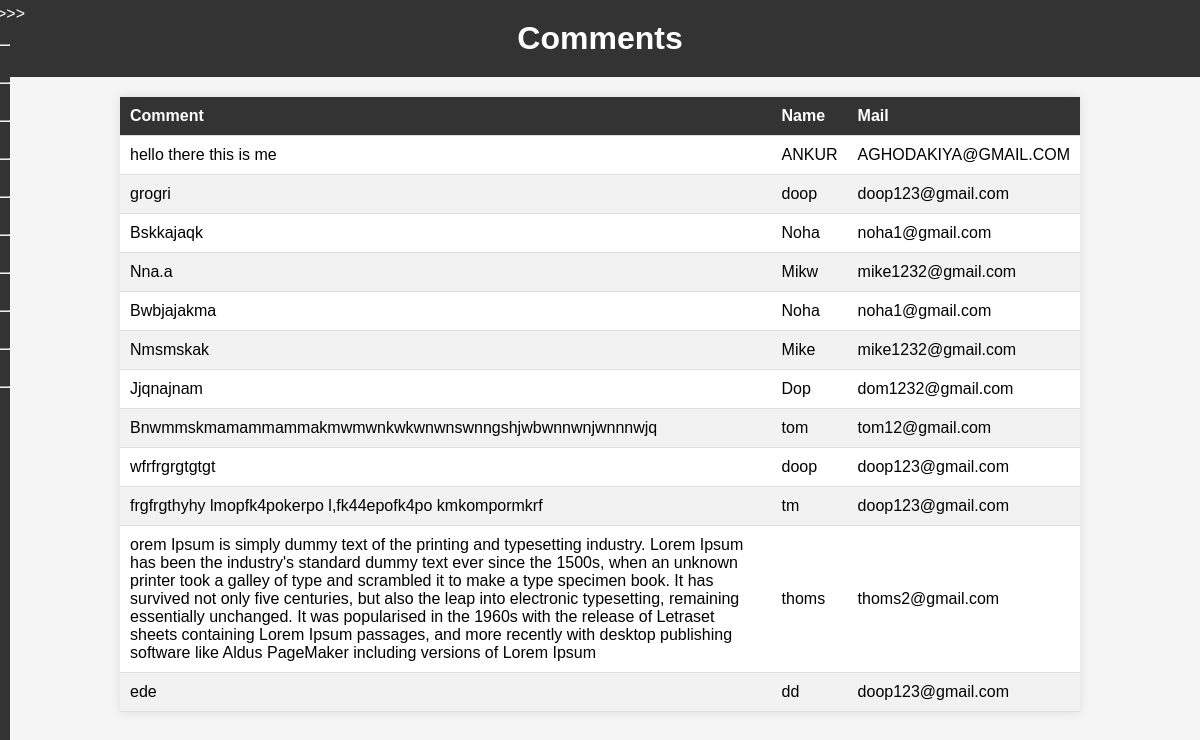
The page /comments on the database its author committed.
### app.py (models this page shows)
class Comment(db.Model):
    Id = db.Column(db.Integer, primary_key=True, unique=True, autoincrement=True)
    Comment = db.Column(db.String(255), nullable=False)
    Name = db.Column(db.String(255), nullable=False)
    Mail = db.Column(db.String(255), nullable=False)
    IsApproved = db.Column(db.Boolean, default=False)
    IsDeleted = db.Column(db.Boolean, default=False)
    Page = db.Column(db.String(255))  # Add this field

### app.py (the view)
@app.route("/comments")
def comments():
    comments = Comment.query.all()  # Query all comments from the Comment table
    return render_template("cmt_database.html", comments=comments)

### app.py (called while the page is built, shortened)
@login_manager.request_loader
def load_user_from_request(request):
    print("Trying to load user from request...")
    token = request.headers.get("Authorization")
    return None

### templates/cmt_database.html (shortened to what this page needs)
<!DOCTYPE html>
<html lang="en">
<head>
</head>
<body>
    {% include 'dashboard.html' %}
    <h1>Comments</h1>
    <table>
        <thead>
            <tr>
                <th>Comment</th>
                <th>Name</th>
                <th>Mail</th>
            </tr>
        </thead>
        <tbody>
            {% for comment in comments %}
                <tr>
                    <td>{{ comment.Comment }}</td>
                    <td>{{ comment.Name }}</td>
                    <td>{{ comment.Mail }}</td>
                </tr>
            {% endfor %}
        </tbody>
    </table>
</body>
</html>

### templates/cmt_database.html (style rules this page uses)
body { font-family: Arial, sans-serif; background-color: #f5f5f5; margin: 0; padding: 0; }
h1 { background-color: #333; color: #fff; text-align: center; padding: 20px 0; margin: 0; }
table { width: 80%; margin: 20px auto; border-collapse: collapse; background-color: #fff; box-shadow: 0 0 10px rgba(0, 0, 0, 0.1); }
th, td { padding: 10px; text-align: left; border-bottom: 1px solid #ddd; }
thead { background-color: #333; color: #fff; }
tr:nth-child(even) { background-color: #f2f2f2; }

### rows shown on the page
Comment: Comment "hello there this is me", Name "ANKUR", Mail "AGHODAKIYA@GMAIL.COM"
Comment: Comment "grogri", Name "doop", Mail "doop123@gmail.com"
Comment: Comment "Bskkajaqk", Name "Noha", Mail "noha1@gmail.com"
Comment: Comment "Nna.a", Name "Mikw", Mail "mike1232@gmail.com"
Comment: Comment "Bwbjajakma", Name "Noha", Mail "noha1@gmail.com"
Comment: Comment "Nmsmskak", Name "Mike", Mail "mike1232@gmail.com"
Comment: Comment "Jjqnajnam", Name "Dop", Mail "dom1232@gmail.com"
Comment: Comment "Bnwmmskmamammammakmwmwnkwkwnwnswnngshjwbwnnwnjwnnnwjq", Name "tom", Mail "tom12@gmail.com"
Comment: Comment "wfrfrgrgtgtgt", Name "doop", Mail "doop123@gmail.com"
Comment: Comment "frgfrgthyhy lmopfk4pokerpo l,fk44epofk4po kmkompormkrf", Name "tm", Mail "doop123@gmail.com"
Comment: Comment "orem Ipsum is simply dummy text of the printing and typesetting industry. Lorem Ipsum has been the industry's standard dummy text ever since the 1500s, when an unknown printer took a galley of type and scrambled it to make a type specimen book. It has survived not only five centuries, but also the leap into electronic typesetting, remaining essentially unchanged. It was popularised in the 1960s with the release of Letraset sheets containing Lorem Ipsum passages, and more recently with desktop publishing software like Aldus PageMaker including versions of Lorem Ipsum", Name "thoms", Mail "thoms2@gmail.com"
Comment: Comment "ede", Name "dd", Mail "doop123@gmail.com"
